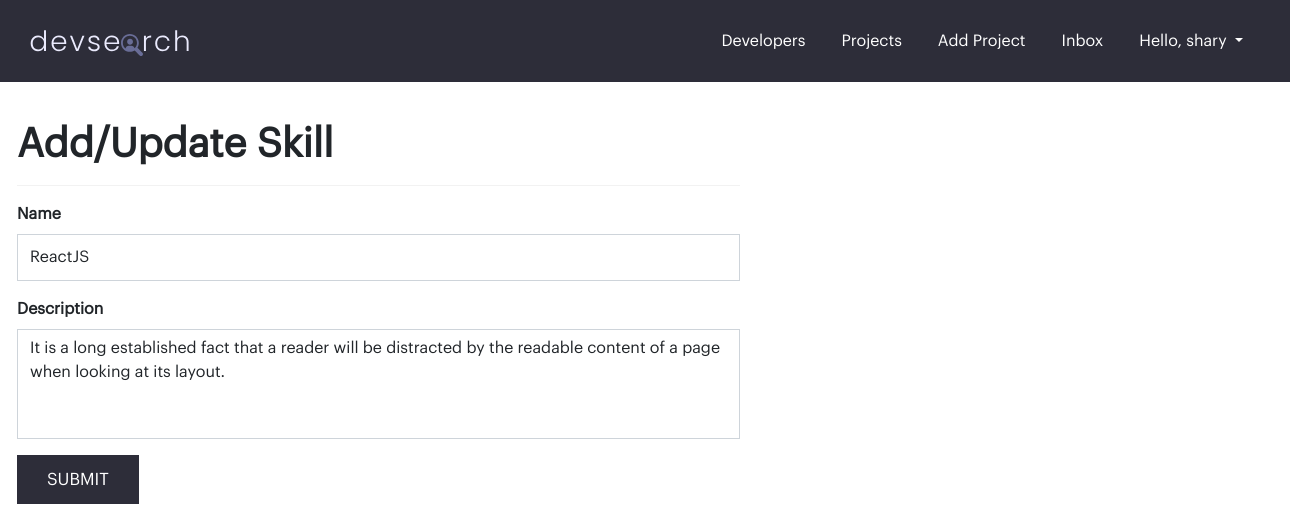
The app's page /skill/edit/555c0471-a4e6-422f-8521-9109392410dc/ (signed in) with its own data.
### users/models.py (models this page shows, shortened)
class Skill(models.Model):
    user = models.ForeignKey(
        Profile, on_delete=models.CASCADE, null=True, blank=True)
    name = models.CharField(max_length=200, null=True, blank=True)
    description = models.TextField(null=True, blank=True)
    created_at = models.DateTimeField(auto_now_add=True)
    id = models.UUIDField(default=uuid.uuid4, unique=True,
                          primary_key=True, editable=False)
    class Meta:
        verbose_name_plural = "Skills"

### users/views.py (the view)
# urls.py: path('skill/edit/<str:pk>/', views.editSkill, name="edit-skill"),
@login_required(login_url='/login')
def editSkill(request, pk):
    profile = request.user.profile
    skill = profile.skill_set.get(id=pk)
    form = skillForm(instance=skill)
    if request.method == "POST":
        form = skillForm(request.POST, instance=skill)
        if form.is_valid():
            form.save()
            return redirect('my-account')
    context = {
        'form': form
    }
    return render(request, 'users/skill-form.html', context)

### users/forms.py
class skillForm(ModelForm):
    class Meta:
        model = Skill
        fields = ['name', 'description']
        widgets = {
            'description': Textarea(attrs={'rows': 4}),
        }

### templates/users/skill-form.html (shortened to what this page needs)
{% extends 'base.html' %}
{% load crispy_forms_tags %}
{% block content %}
<section class="page__section">
    <div class="container">
        <div class="row">
            <div class="col-lg-7">
                <h1><b>Add/Update Skill</b></h1>
                <hr />
                <form method="POST" enctype="multipart/form-data">
                    {{form|crispy}}
                    <button type="submit" class="btn btn-primary">Submit</button>
                </form>
            </div>
        </div>
    </div>
</section>
{% endblock %}

### templates/partials/header.html (shortened to what this page needs)
{% load static %}
<header class="charade_bg_color">
    <div class="container">
        <nav class="navbar navbar-expand-lg">
            <div class="container-fluid">
                <a class="navbar-brand" href="{% url 'users-list' %}">
                    <img src="{% static 'images/logo.svg' %}" class="fluid" />
                </a>
                <div class="collapse navbar-collapse" id="navbarSupportedContent">
                    <ul class="navbar-nav mr-auto mb-2 mb-lg-0">
                        <li class="nav-item">
                            <a class="nav-link" href="{% url 'users-list' %}">Developers</a>
                        </li>
                        <li class="nav-item">
                            <a class="nav-link" href="{% url 'projects' %}">Projects</a>
                        </li>
                        {% if request.user.is_authenticated %}
                            <li class="nav-item">
                                <a class="nav-link" href="{% url 'add-project' %}">Add Project</a>
                            </li>
                            <li class="nav-item">
                                <a class="nav-link" href="{% url 'inbox' %}">Inbox</a>
                            </li>
                            <li class="nav-item dropdown">
                                <a class="nav-link active dropdown-toggle" href="#" id="navbarDropdown" role="button" data-bs-toggle="dropdown" aria-expanded="false">
                                    Hello, {{ request.user }}
                                </a>
                            </li>
                        {% else %}
                            <li class="nav-item">
                                <a class="nav-link" href="{% url 'login' %}">Login</a>
                            </li>
                        {% endif %}
                    </ul>
                </div>
            </div>
            </nav>
    </div>
</header>

### _dev_search/static/css/style.css (style rules this page uses)
* { font-family: 'Graphik-Regular'; }
.container { min-width: 1280px; }
.btn-primary, .btn-primary:hover { color: white; border-radius: 0; border: none; padding: 12px 30px; font-size: 17px; text-transform: uppercase; background-color: #2d2d39; }
textarea, input[type="text"], input[type="file"], input[type="password"], input[type="email"], select { border-radius: 0px !important; }
input[type="text"], input[type="password"], input[type="email"], select { min-height: 47px !important; }
textarea { resize: none; }
label { font-weight: 600; }
hr { background-color: #cccccc; }
.page__section { padding: 3% 0; }
a, a:hover { text-decoration: none; }
.charade_bg_color { background-color: #2d2d39; }
header { padding: 7px 0; }
header .nav-item { margin: 0 10px; }
.navbar-brand, .navbar-brand:hover, header .nav-link, header .nav-link:hover { color: white; }
.nav-link, .nav-link:hover { color: white !important; text-decoration: none !important; }

### records on screen
Skill: name "ReactJS", description "It is a long established fact that a reader will be distracted by the readable content of a page when looking at its layout."

### other values on screen
{{ request.user }} "shary"
